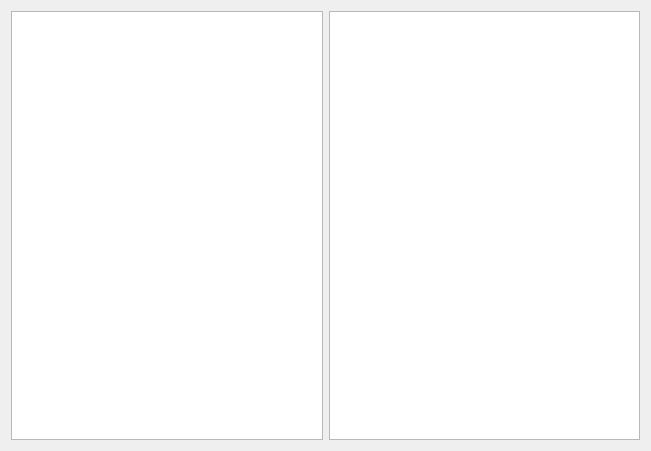
<?xml version="1.0" encoding="UTF-8"?>
<ui version="4.0">
 <class>Widget</class>
 <widget class="QWidget" name="Widget">
  <property name="geometry">
   <rect>
    <x>0</x>
    <y>0</y>
    <width>651</width>
    <height>451</height>
   </rect>
  </property>
  <property name="windowTitle">
   <string>Widget</string>
  </property>
  <layout class="QHBoxLayout" name="horizontalLayout">
   <item>
    <widget class="QTreeView" name="treeView"/>
   </item>
   <item>
    <widget class="QListView" name="listView"/>
   </item>
  </layout>
 </widget>
 <layoutdefault spacing="6" margin="11"/>
 <resources/>
 <connections/>
</ui>
